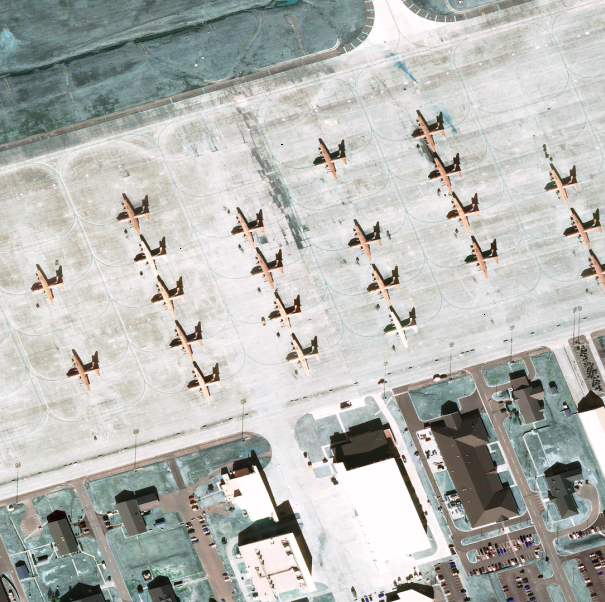
#> input picture demo/airplane.png, 605 x 602 px
$ python resize.py
#> lines starting #> are read from the running program, lines starting #| are printed output that depends on the picture
import cv2

img = cv2.imread("airplane.png")
#> img is the input picture: shape (602, 605, 3); mean B, G, R 180.8, 184.9, 183.3

resized = cv2.resize(img,(300, 300))
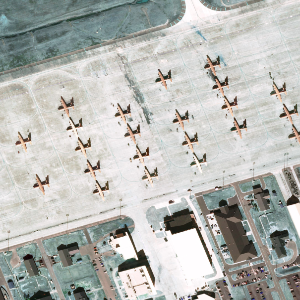
#> resized: shape (300, 300, 3); mean B, G, R 180.7, 184.7, 183.2

cv2.imwrite("airplane1.png",resized)
